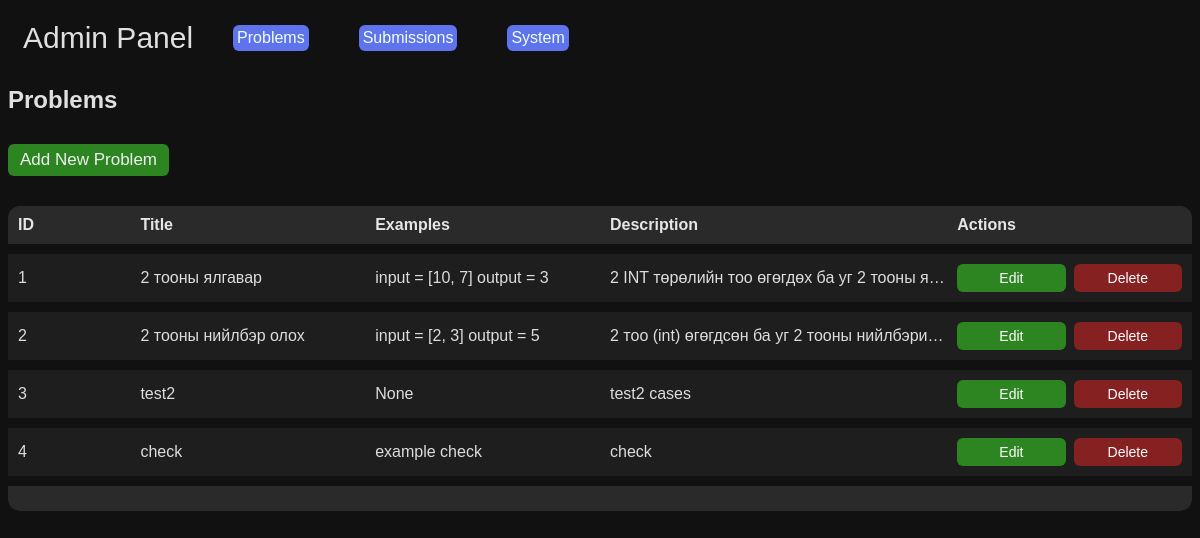
Before: /admin/problems with the older database file.
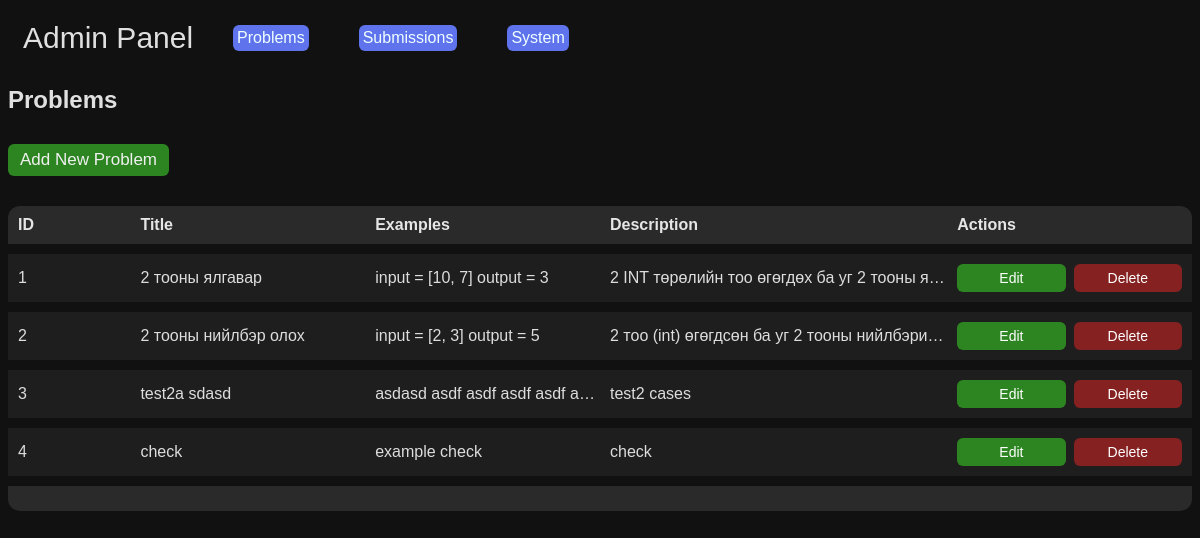
After: the same page with the newer database file.
### tables this page shows
CREATE TABLE "problems" (id INTEGER PRIMARY KEY, title varchar(50), description TEXT, examples TEXT, prefix TEXT, constraints TEXT);

### run.py (the view)
@app.route("/admin/problems")
def adminProblem():
    conn = get_db_connection()
    problems = conn.execute('SELECT * FROM problems').fetchall()
    conn.close()
    return render_template("admin/adminProblems.html", problems=problems)

### run.py (called while the page is built)
def get_db_connection():
    conn = sqlite3.connect(DB_PATH)
    conn.row_factory = sqlite3.Row
    return conn

### templates/admin/adminProblems.html (shortened to what this page needs)
{% extends "admin/admin.html" %}
{% block content %}
{% if not add and not edit %}
<h2
    style="font-family: 'Lucida Sans', 'Lucida Sans Regular', 'Lucida Grande', 'Lucida Sans Unicode', Geneva, Verdana, sans-serif;">
    Problems</h2>
<a class="add-btn" href="{{ url_for('add_problem') }}">Add New Problem</a>
<div id="header">
    <div class="ID">ID</div>
    <div class="TITLE">Title</div>
    <div class="EXP">Examples</div>
    <div class="DESC">Description</div>
    <div class="ACT">Actions</div>
</div>
<div id="list-container">
    {% for p in problems %}
    <div id="listItem">
        <div class="ID">{{ p.id }}</div>
        <div class="TITLE">{{ p.title }}</div>
        <div class="EXP">{{ p.examples }}</div>
        <div class="DESC">{{ p.description }}</div>
        <div class="actions">
            <a id="edit" href="{{ url_for('edit_problem', id=p.id) }}">Edit</a>
            <a id="del" href="{{ url_for('delete_problem', id=p.id) }}">Delete</a>
        </div>
    </div>
    {% endfor %}
</div>
<div id="footer"></div>
{% endif %}
{% endblock %}

### templates/admin/admin.html (shortened to what this page needs)
<!DOCTYPE html>
<html lang="en">
<head>
    <link rel="stylesheet" href="{{ url_for('static', filename='style.css') }}">
</head>
<body>
    <header>
        <nav>
            <div
                style="font-size: 20px; font-family: 'Lucida Sans', 'Lucida Sans Regular', 'Lucida Grande', 'Lucida Sans Unicode', Geneva, Verdana, sans-serif; margin: 10px; padding: 5px; display: flex; gap: 30px; align-items: center;">
                <div style="font-size: 30px;">Admin Panel</div> <a id="navButton" href="{{ url_for('adminProblem') }}">
                    Problems</a>
                <a id="navButton" href="{{ url_for('adminSubmissions') }}"> Submissions</a>
                <a id="navButton" href="{{ url_for('adminSystem') }}"> System</a>
            </div>
        </nav>
    </header>
    <main>
        {% block content %}{% endblock %}
    </main>
</body>
</html>

### templates/admin/adminProblems.html (style rules this page uses)
#footer { align-items: center; height: 5px; background-color: #2a2a2a; color: #e6e6e6; font-weight: bold; margin: 0px 0 20px; padding: 10px; border-radius: 0 0 12px 12px; }
#header { display: grid; grid-template-columns: 1fr 2fr 2fr 3fr 2fr; align-items: center; gap: 10px; background-color: #2a2a2a; color: #e6e6e6; font-weight: bold; margin: 20px 0 0; padding: 10px; border-radius: 12px 12px 0 0; font-family: 'Lucida Sans', 'Lucida Sans Regular', 'Lucida Grande', 'Lucida Sans Unicode', Geneva, Verdana, sans-serif; }
#listItem { display: grid; grid-template-columns: 1fr 2fr 2fr 3fr 2fr; align-items: center; gap: 10px; background-color: #1e1e1e; color: #ddd; padding: 10px; margin: 0px 0 10px; }
#list-container { font-family: Arial, sans-serif; overflow: hidden; margin-top: 10px; }
.ID, .TITLE, .EXP, .DESC, .ACT { overflow: hidden; text-overflow: ellipsis; white-space: nowrap; }
.actions { display: flex; justify-content: center; gap: 8px; }
#edit, #del { padding: 6px 10px; border-radius: 6px; font-size: 14px; text-align: center; color: #fff; text-decoration: none; flex: 1; }
#edit { background-color: #2d8521; }
#del { background-color: #852121; }
.add-btn { font-family: 'Lucida Sans', 'Lucida Sans Regular', 'Lucida Grande', 'Lucida Sans Unicode', Geneva, Verdana, sans-serif; display: inline-block; background-color: #2d8521; color: #f0f0f0; font-size: 17px; padding: 6px 12px; margin: 10px 0; border-radius: 6px; text-decoration: none; }

### templates/admin/admin.html (style rules this page uses)
body { background-color: #111111; color: #e0e0e0; }
a { text-decoration: none !important; }
#navButton { margin: 10px; color: azure; background-color: #5f74ec; border-radius: 6px; font-size: 16px; border-color: #5f74ec; align-self: flex-end; padding: 4px; }

Changed rows visible on the page:
changed problems "test2 cases": title "test2" → "test2a sdasd"; examples "None" → "asdasd asdf asdf asdf asdf a…"
